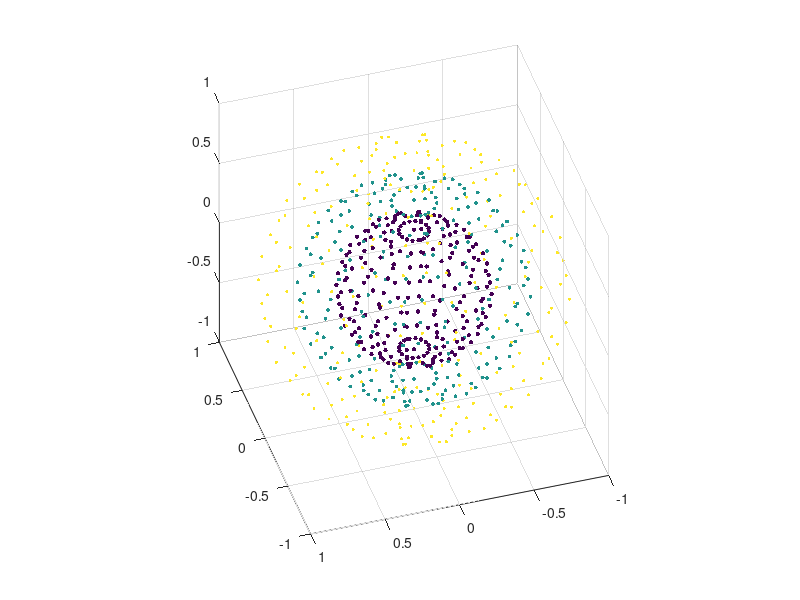

Source code (MATLAB): (Note: this script raises an error after producing the figure.)
%% Example using rbb3select

% This part from MATLAB(R)'s SCATTER3 example
[x,y,z] = sphere(16);
X = [x(:)*.5 x(:)*.75 x(:)];
Y = [y(:)*.5 y(:)*.75 y(:)];
Z = [z(:)*.5 z(:)*.75 z(:)];
S = repmat([1 .75 .5]*10,prod(size(x)),1);
C = repmat([1 2 3],prod(size(x)),1);
scatter3(X(:),Y(:),Z(:),S(:),C(:),'filled'), view(-107,40)
axis vis3d
% Draw red circles around selected points
SS=rbb3select(X,Y,Z);
hold on
scatter3(X(find(SS)),Y(find(SS)),Z(find(SS)),'o','r')

hold off